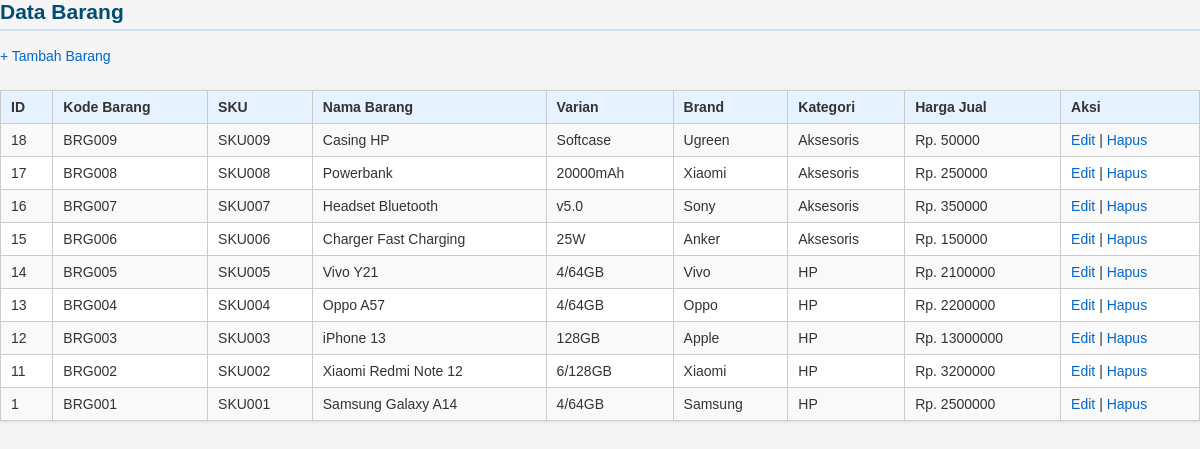
The app's page /barang/index.php with its own data.
### tables this page shows
CREATE TABLE `barang` (
  `id_barang` int(11) NOT NULL,
  `kode_barang` varchar(20) NOT NULL,
  `sku` varchar(20) NOT NULL,
  `nama_barang` varchar(40) NOT NULL,
  `varian` varchar(20) NOT NULL,
  `brand` varchar(20) NOT NULL,
  `kategori` varchar(20) NOT NULL,
  `harga_jual_default` decimal(10,0) NOT NULL,
  `sn` tinyint(1) NOT NULL DEFAULT 0
);

### barang/index.php (the view, shortened to what this page needs)
<?php
include "../koneksi.php";
?>
<!DOCTYPE html>
<html>
<head>
    <link rel="stylesheet" href="style.css">
</head>
<body>
    <h2>Data Barang</h2>
    <a href="tambah.php">+ Tambah Barang</a>
    <br><br>
    <table border="1" cellpadding="8" cellspacing="0">
        <tr>
            <th>ID</th>
            <th>Kode Barang</th>
            <th>SKU</th>
            <th>Nama Barang</th>
            <th>Varian</th>
            <th>Brand</th>
            <th>Kategori</th>
            <th>Harga Jual</th>
            <th>Aksi</th>
        </tr>
        <?php
        $query = mysqli_query($koneksi, "SELECT * FROM barang ORDER BY id_barang DESC");
        while ($row = mysqli_fetch_assoc($query)) {
            echo "<tr>
                    <td>{$row['id_barang']}</td>
                    <td>{$row['kode_barang']}</td>
                    <td>{$row['sku']}</td>
                    <td>{$row['nama_barang']}</td>
                    <td>{$row['varian']}</td>
                    <td>{$row['brand']}</td>
                    <td>{$row['kategori']}</td>
                    <td>Rp. {$row['harga_jual_default']}</td>
                    <td>
                        <a href='edit.php?id={$row['id_barang']}'>Edit</a> |
                        <a href='hapus.php?id={$row['id_barang']}' onclick=\"return confirm('Yakin hapus?')\">Hapus</a>
                    </td>
                  </tr>";
        }
        ?>
    </table>
</body>
</html>

### barang/style.css (style rules this page uses)
body { font-family: Arial, Helvetica, sans-serif; font-size: 14px; background-color: #f5f5f5; color: #333; margin: 0; padding: 0; }
h1, h2 { color: #004d73; border-bottom: 2px solid #cce0f0; padding-bottom: 5px; margin-top: 0; }
table { border-collapse: collapse; width: 100%; background-color: white; box-shadow: 0 1px 3px rgba(0,0,0,0.1); margin-top: 10px; }
th, td { border: 1px solid #ccc; padding: 8px 10px; text-align: left; }
th { background-color: #e6f2ff; color: #333; }
tr:nth-child(even) { background-color: #f9f9f9; }
a { color: #0066cc; text-decoration: none; }

### records on screen
barang: id_barang "18", kode_barang "BRG009", sku "SKU009", nama_barang "Casing HP", varian "Softcase", brand "Ugreen", kategori "Aksesoris", harga_jual_default "50000"
barang: id_barang "17", kode_barang "BRG008", sku "SKU008", nama_barang "Powerbank", varian "20000mAh", brand "Xiaomi", kategori "Aksesoris", harga_jual_default "250000"
barang: id_barang "16", kode_barang "BRG007", sku "SKU007", nama_barang "Headset Bluetooth", varian "v5.0", brand "Sony", kategori "Aksesoris", harga_jual_default "350000"
barang: id_barang "15", kode_barang "BRG006", sku "SKU006", nama_barang "Charger Fast Charging", varian "25W", brand "Anker", kategori "Aksesoris", harga_jual_default "150000"
barang: id_barang "14", kode_barang "BRG005", sku "SKU005", nama_barang "Vivo Y21", varian "4/64GB", brand "Vivo", kategori "HP", harga_jual_default "2100000"
barang: id_barang "13", kode_barang "BRG004", sku "SKU004", nama_barang "Oppo A57", varian "4/64GB", brand "Oppo", kategori "HP", harga_jual_default "2200000"
barang: id_barang "12", kode_barang "BRG003", sku "SKU003", nama_barang "iPhone 13", varian "128GB", brand "Apple", kategori "HP", harga_jual_default "13000000"
barang: id_barang "11", kode_barang "BRG002", sku "SKU002", nama_barang "Xiaomi Redmi Note 12", varian "6/128GB", brand "Xiaomi", kategori "HP", harga_jual_default "3200000"
barang: id_barang "1", kode_barang "BRG001", sku "SKU001", nama_barang "Samsung Galaxy A14", varian "4/64GB", brand "Samsung", kategori "HP", harga_jual_default "2500000"
